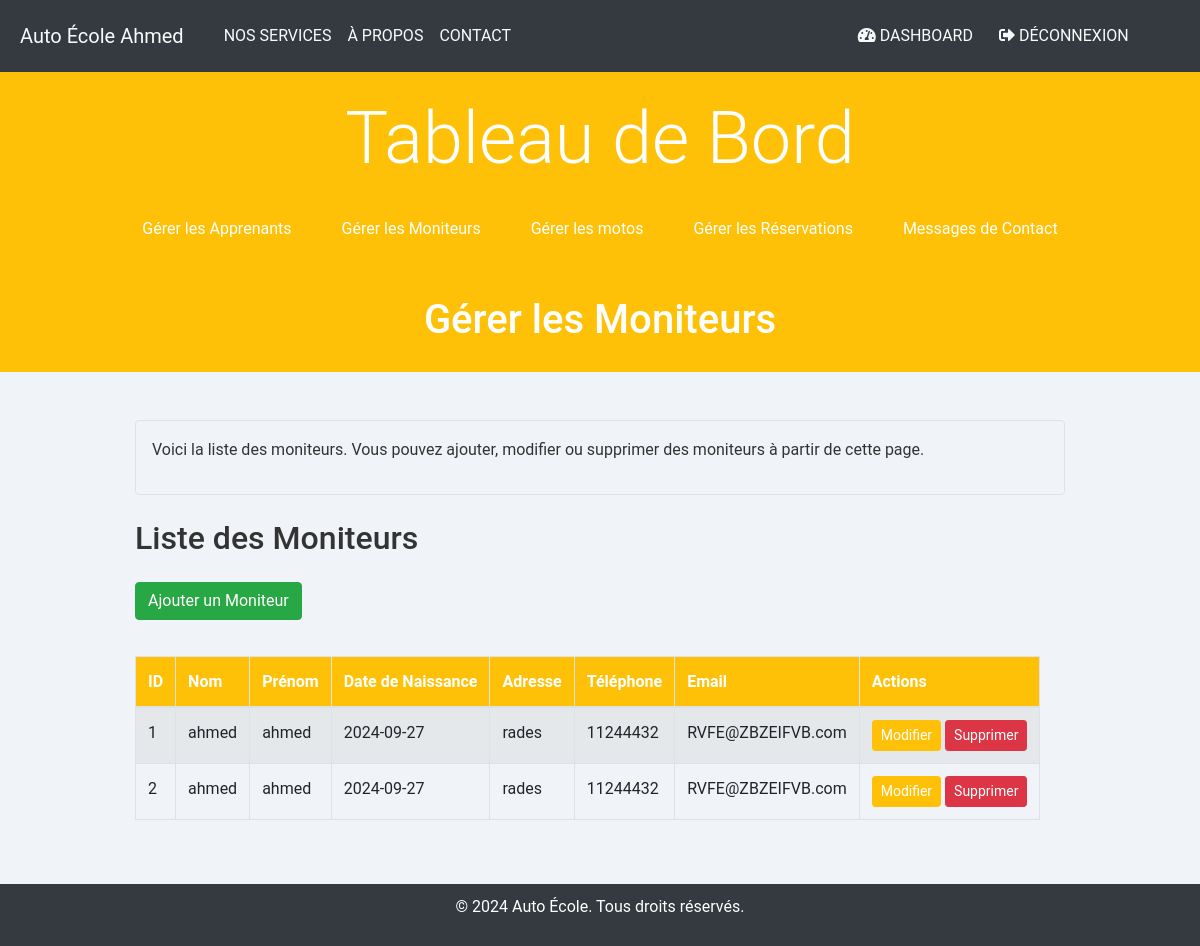
/dashboard/moniteurs.php (signed in), run on an earlier commit of the app's database.
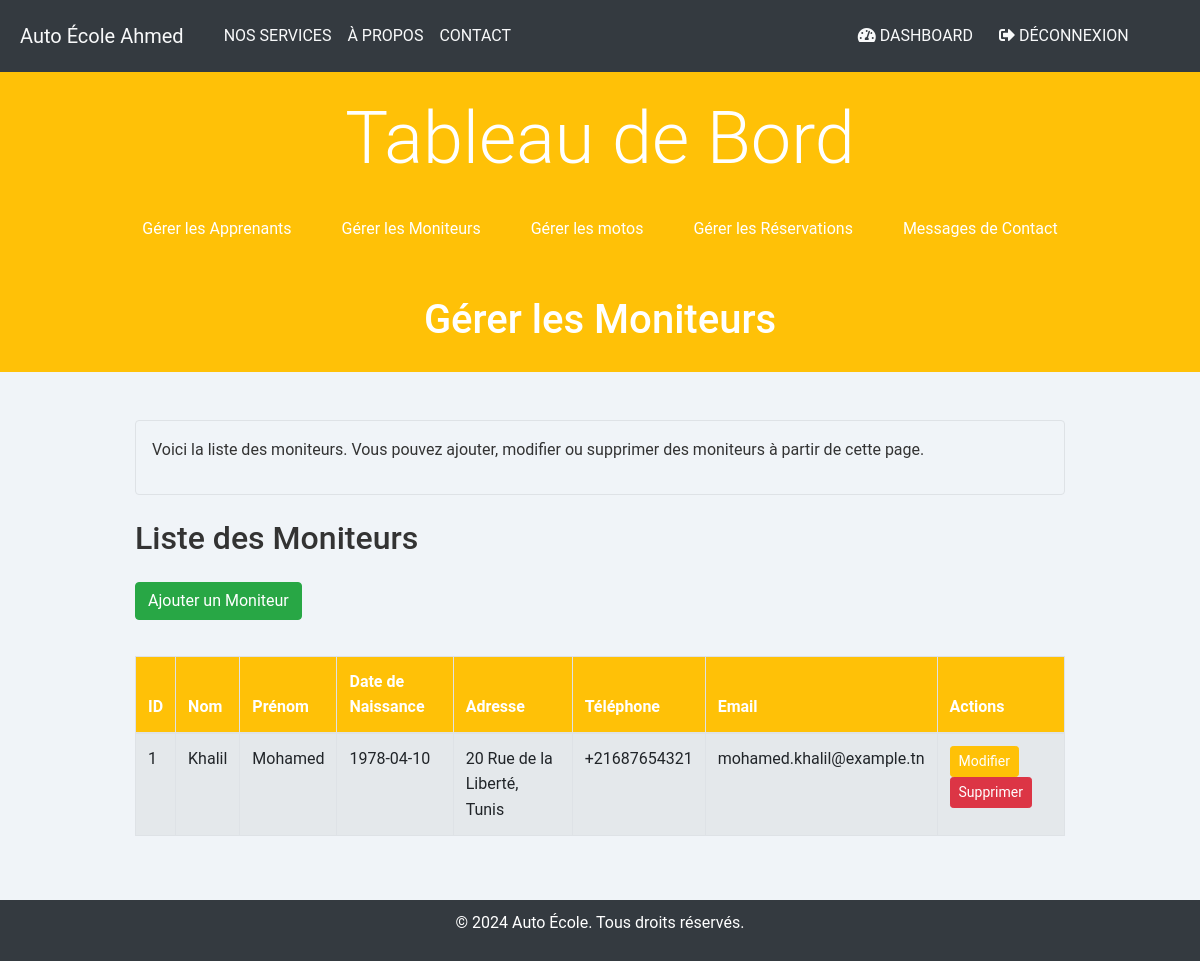
And on a later commit of the database.
### tables this page shows
CREATE TABLE IF NOT EXISTS `moniteur` (
  `ID_MONITEUR` int(11) NOT NULL AUTO_INCREMENT,
  `Nom` varchar(50) NOT NULL,
  `Prenom` varchar(50) NOT NULL,
  `Date_Naissance` date NOT NULL,
  `Adresse` varchar(100) NOT NULL,
  `Telephone` varchar(15) NOT NULL,
  `Email` varchar(100) NOT NULL,
  `Date_Embauche` date DEFAULT NULL,
  PRIMARY KEY (`ID_MONITEUR`)
);

### dashboard/moniteurs.php (the view, shortened to what this page needs)
<?php
include '../includes/header.php';
include '../config/db.php';
include '../includes/navbar.php';
include '../includes/navbarDashboard.php';
try {
    $moniteurs = $pdo->query("SELECT * FROM moniteur")->fetchAll();
} catch (PDOException $e) {
    echo "Erreur lors de la récupération des moniteurs : " . $e->getMessage();
    exit;
}
?>
<header class="text-center">
    <h1>Gérer les Moniteurs</h1>
</header>
<main class="container my-5">
    <div class="welcome-card mb-4 p-3 border rounded">
        <p>Voici la liste des moniteurs. Vous pouvez ajouter, modifier ou supprimer des moniteurs à partir de cette page.</p>
    </div>
    <div class="card-table">
        <h2 class="mb-4">Liste des Moniteurs</h2>
        <a href="/dashboard/moniteurs/ajouter_moniteur.php" class="btn btn-success mb-3">Ajouter un Moniteur</a>
        <div class="table-responsive">
            <table class="table table-striped table-bordered">
                <thead style="background-color: #ffc107; color: #ffffff;">
                    <tr>
                        <th>ID</th>
                        <th>Nom</th>
                        <th>Prénom</th>
                        <th>Date de Naissance</th>
                        <th>Adresse</th>
                        <th>Téléphone</th>
                        <th>Email</th>
                        <th>Actions</th>
                    </tr>
                </thead>
                <tbody>
                    <?php if (!$moniteurs || empty($moniteurs)) : ?>
                        <tr>
                            <td colspan="8" class="text-center">Aucun moniteur trouvé dans la base de données.</td>
                        </tr>
                    <?php else : ?>
                        <?php foreach ($moniteurs as $moniteur) : ?>
                            <tr>
                                <td><?= htmlspecialchars($moniteur['ID_MONITEUR']); ?></td>
                                <td><?= htmlspecialchars($moniteur['Nom']); ?></td>
                                <td><?= htmlspecialchars($moniteur['Prenom']); ?></td>
                                <td><?= htmlspecialchars($moniteur['Date_Naissance']); ?></td>
                                <td><?= htmlspecialchars($moniteur['Adresse']); ?></td>
                                <td><?= htmlspecialchars($moniteur['Telephone']); ?></td>
                                <td><?= htmlspecialchars($moniteur['Email']); ?></td>
                                <td>
                                    <a href="/dashboard/moniteurs/modifier_moniteur.php?id=<?= urlencode($moniteur['ID_MONITEUR']); ?>" class="btn btn-warning text-white  btn-sm">Modifier</a>
                                    <a href="/dashboard/moniteurs.php?delete=<?= urlencode($moniteur['ID_MONITEUR']); ?>" onclick="return confirm('Êtes-vous sûr ?')" class="btn btn-danger btn-sm">Supprimer</a>
                                </td>
                            </tr>
                        <?php endforeach; ?>
                    <?php endif; ?>
                </tbody>
            </table>
        </div>
    </div>
</main>
<?php include '../includes/footer.php'; ?>

### includes/navbarDashboard.php
<?php
$title = 'Tableau de Bord';
$activePage = isset($activePage) ? $activePage : '';
$navItems = [
    '/dashboard/apprenants.php' => 'Gérer les Apprenants',
    '/dashboard/moniteurs.php' => 'Gérer les Moniteurs',
    '/dashboard/vehicules.php' => 'Gérer les motos',
    '/dashboard/reservations.php' => 'Gérer les Réservations',
    '/dashboard/messages.php' => 'Messages de Contact'
];
?>
<header class="text-center py-4">
    <h1 class="display-3 mb-4"><?php echo htmlspecialchars($title); ?></h1>
    <nav>
        <ul class="nav nav-pills justify-content-center">
            <?php foreach ($navItems as $url => $label): ?>
                <li class="nav-item">
                    <a class="nav-link <?php echo ($url === $activePage) ? 'active text-black' : ''; ?>" href="<?php echo htmlspecialchars($url); ?>">
                        <?php echo htmlspecialchars($label); ?>
                    </a>
                </li>
            <?php endforeach; ?>
        </ul>
    </nav>
</header>

What changed in the data, as far as the page shows it:
removed moniteur: ID_MONITEUR "2", Nom "ahmed", Prenom "ahmed", Date_Naissance "2024-09-27", Adresse "rades", Telephone "11244432", Email "RVFE@ZBZEIFVB.com"
changed moniteur id 1: Nom "ahmed" → "Khalil"; Prenom "ahmed" → "Mohamed"; Date_Naissance "2024-09-27" → "1978-04-10"; Adresse "rades" → "20 Rue de la Liberté, Tunis"; Telephone "11244432" → "+21687654321"; Email "RVFE@ZBZEIFVB.com" → "mohamed.khalil@example.tn"
